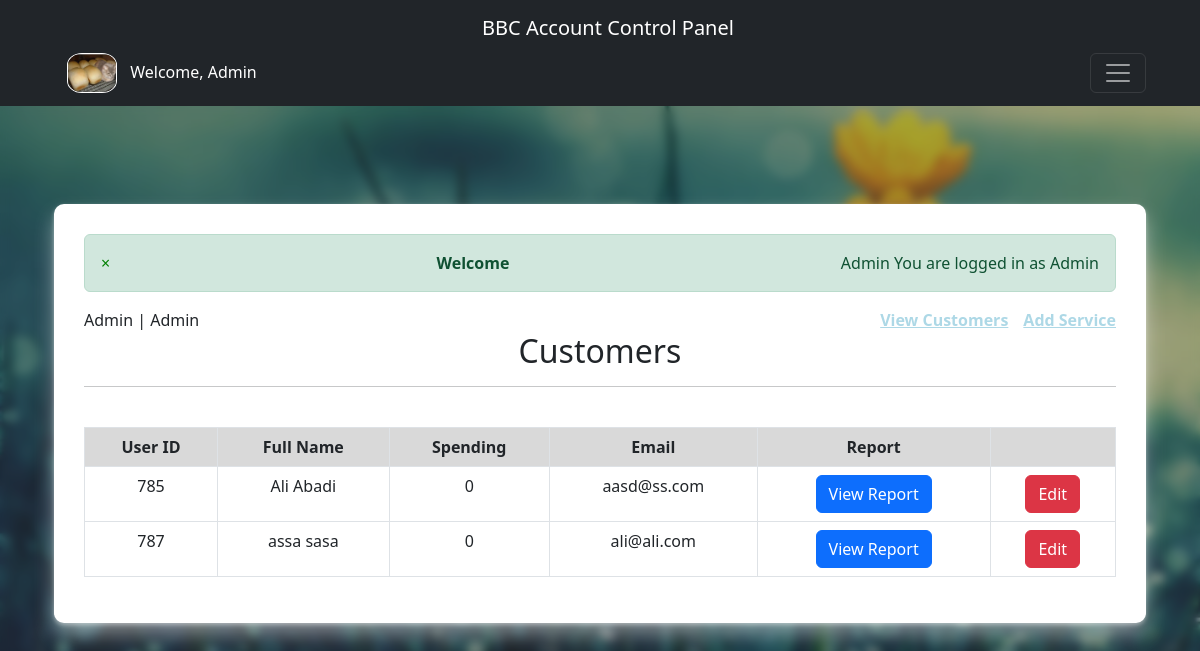
/customers.php (signed in), run on the app's committed database.
### tables this page shows
CREATE TABLE `user` (
  `id` int(11) NOT NULL,
  `fullName` varchar(80) NOT NULL,
  `image` varchar(255) NOT NULL,
  `email` varchar(255) NOT NULL,
  `password` char(128) NOT NULL,
  `phone_number` varchar(15) DEFAULT NULL,
  `user_type` char(3) NOT NULL DEFAULT 'CTM',
  `created_at` datetime NOT NULL DEFAULT current_timestamp(),
  `updated_at` datetime NOT NULL DEFAULT current_timestamp() ON UPDATE current_timestamp(),
  `spending` int(5) NOT NULL
);

### includes/config.php (called while the page is built, shortened)
<?php
class config
{
    private $host = "localhost";
    private $user = "root";
    private $pass = "";
    private $dbnm = "servicesystem";
    private $dbh;
    private $stmt;
    public function __construct()
    {
        $dsn = "mysql:host=" . $this->host . "; dbname=" . $this->dbnm;
        $options = array(
            PDO::ATTR_PERSISTENT => true,
            PDO::ATTR_ERRMODE => PDO::ERRMODE_EXCEPTION
        );
        try {
            $this->dbh = new PDO($dsn, $this->user, $this->pass, $options);
        } catch (PDOException $error) {
            $this->errmsg = $error->getMessage();
            echo $this->errmsg;
        }
    }
    public function query($query)
    {
        $this->stmt = $this->dbh->prepare($query);
    }
    public function execute()
    {
        return $this->stmt->execute();
    }
    public function fetchMultiple()
    {
        $this->execute();
        return $this->stmt->fetchAll(PDO::FETCH_ASSOC);
    }
}
?>

### customers.php (the view, shortened to what this page needs)
<?php
require('includes/header.php');
require('includes/config.php');
$db = new config;
$db->query('SELECT * FROM user where user_type = "CTM"');
$results = $db->fetchMultiple();
?>
<div class="container" style="background-color: aliceblue;padding: 30px;border-radius: 10px;box-shadow: 0 12px 20px 0 rgb(255 255 255 / 43%), 0 2px 4px 0 rgb(255 255 255 / 42%);background-color:#fff;">
  <div class="jumbotron">
    <div style="display: flex;justify-content:space-between;align-items:center;">
    <?php echo $_SESSION['user_data']['fullName'] ?> | Admin
    <div style="display: flex;gap:15px;">
  <?php if (isset($_SESSION['user_is_logged_in'])) {
  echo ' <small style="display: block;text-align: right;" id="o22"><a href="customers.php"> View Customers</a> </small>';
  echo ' <small style="display: block;text-align: right;" id="o33"><a href="add_service.php"> Add Service</a> </small>';
}
?>
</div>
</div>
    <h2 class="text-center">Customers</h2>
    <hr>
    <br>
    <table class="table table-bordered table-hover text-center">
      <thead>
        <tr>
          <th class="text-center">User ID</th>
          <th class="text-center">Full Name</th>
          <th class="text-center">Spending</th>
          <th class="text-center">Email</th>
          <th class="text-center">Report</th>
          <th class="text-center"></th>
        </tr>
      </thead>
      <tbody>
        <?php  foreach($results as $result) : ?>
        <tr>
          <td>
            <?php echo $result['id'] ?>
          </td>
          <td>
            <?php echo $result['fullName'] ?>
          </td>
          <td>
            <?php echo $result['spending'] ?>
          </td>
          <td>
            <?php echo $result['email'] ?>
          </td>
          <td><a href="reports.php?cus_id=<?php echo $result['id'] ?>" class='btn btn-primary'>View Report</a></td>
          <td><a href="edit.php?cus_id=<?php echo $result['id'] ?>" class='btn btn-danger'>Edit</a></td>
        </tr>
        <?php endforeach ; ?>
      </tbody>
    </table>
  </div>
</div>
</div>
</div>
</body>
</html>

### css/header.css (style rules this page uses)
body { background-image: url(../img/Admin-wall.jpg); background-repeat: no-repeat; background-size: cover; position: relative; min-height: 100vh; }
body::before { content: ''; position: absolute; left: 0; top: 0; width: 100%; height: 100%; background-color: rgba(0, 0, 0, 0.35); backdrop-filter: blur(5px); }
#o22 a { color: lightblue; font-size: 16px; font-weight: bold; transition: 0.3s; }
#o33 a { color: lightblue; font-size: 16px; font-weight: bold; transition: 0.3s; }
th { background-color: rgba(0, 0, 0, 0.15) !important; }
td { transition: 0.5s; }
div.alert.alert-success.text-center { display: flex; justify-content: space-between; align-items: center; }
div.alert.alert-success.text-center a { color: green; text-decoration: none; }
div.alert.alert-success.text-center strong { flex: 1; text-align: center; margin-right: 5px; }

### data on the page
user: id "785", fullName "Ali Abadi", spending "0", email "aasd@ss.com"
user: id "787", fullName "assa sasa", spending "0", email "ali@ali.com"

### other printed values
$fullname "Admin"
$_SESSION['msg'] "× Welcome Admin You are logged in as Admin"
$_SESSION['user_data']['fullName'] "Admin"
